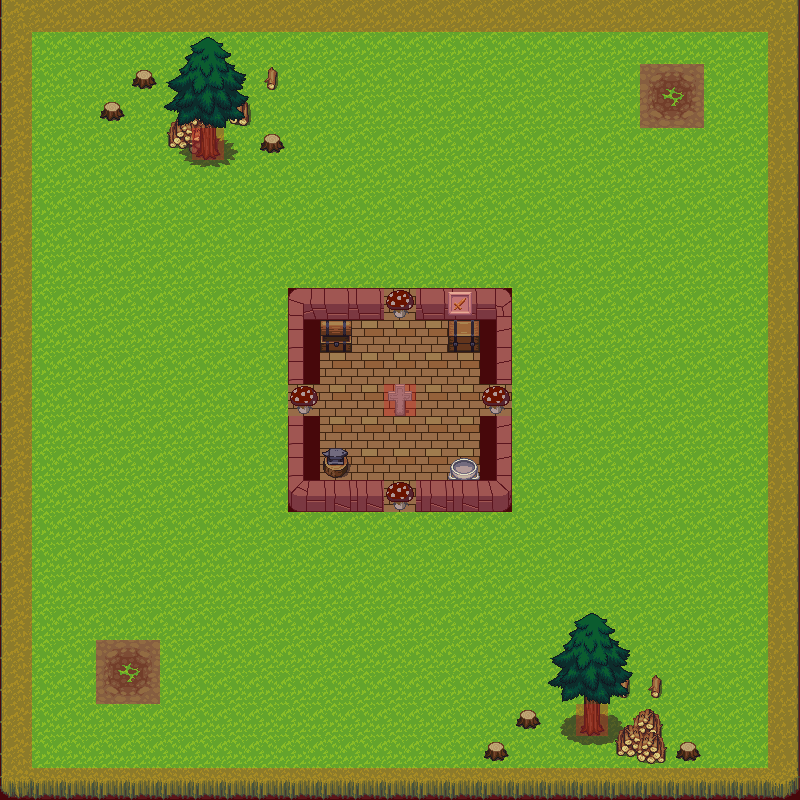

A level layout from a 2D game, rendered from its tile map. Below: a short description, then the map file with tile-grid data replaced by summaries:
An orthogonal 25x25 tile map with 32x32 px tiles, 7 tile layers (Background, Misc, Portas, Mina, ...), 4 tilesets and 1 object.

<map version="1.0" orientation="orthogonal" renderorder="right-down" width="25" height="25" tilewidth="32" tileheight="32" nextobjectid="1">
 <tileset firstgid="1" source="untitled.tsx" />
 <tileset firstgid="1025" name="Coliiders" tilewidth="32" tileheight="32" tilecount="6" columns="3">
  <image source="LPC/Coliiders.png" width="96" height="64" />
  <tile id="0">
   <objectgroup draworder="index">
    <object id="1" x="-0.125" y="0.125" width="32.25" height="31.875" />
   </objectgroup>
  </tile>
 </tileset>
 <tileset firstgid="1031" name="build_atlas" tilewidth="32" tileheight="32" tilecount="1024" columns="32">
  <image source="LPC/build_atlas.png" width="1024" height="1024" />
 </tileset>
 <tileset firstgid="2055" name="obj_misk_atlas" tilewidth="32" tileheight="32" tilecount="1024" columns="32">
  <image source="LPC/obj_misk_atlas.png" width="1024" height="1024" />
 </tileset>
 <layer name="Background" width="25" height="25">
  <data>[625 cells, 625 non-empty, 15 distinct tile ids]</data>
 </layer>
 <layer name="Misc" width="25" height="25">
  <data>[625 cells, 20 non-empty, 14 distinct tile ids]</data>
 </layer>
 <layer name="Portas" width="25" height="25">
  <data>[625 cells, 4 non-empty, 1 distinct tile ids]</data>
 </layer>
 <layer name="Mina" width="25" height="25">
  <data>[625 cells, 8 non-empty, 4 distinct tile ids]</data>
 </layer>
 <layer name="Player" width="25" height="25">
  <data>[625 cells, 12 non-empty, 6 distinct tile ids]</data>
 </layer>
 <layer name="Arvores" width="25" height="25">
  <data>[625 cells, 24 non-empty, 15 distinct tile ids]</data>
 </layer>
 <layer name="Colider" width="25" height="25" opacity="0.3">
  <data>[625 cells, 119 non-empty, 1 distinct tile ids]</data>
 </layer>
</map>
